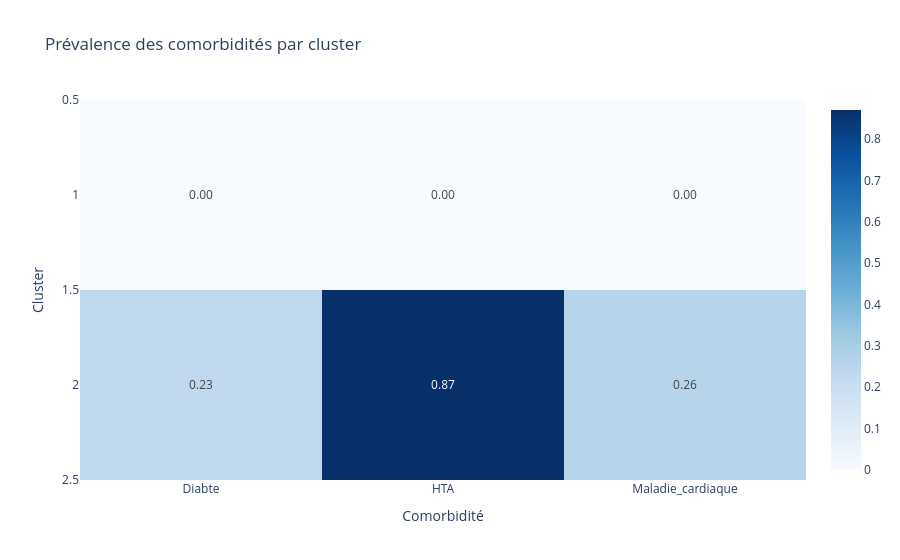

Notebook code cell kept with this figure:
### Code cell
# Description des clusters de comorbidités
comorb_counts = df_positif['Cluster_comorbidite'].value_counts().sort_index()
comorb_percent = comorb_counts / len(df_positif) * 100
print("Résumé clusters comorbidités :")
display(pd.DataFrame({'Effectif': comorb_counts, 'Pourcentage': comorb_percent}))

prevalence_comorb = df_positif.groupby('Cluster_comorbidite')[comorbidity_cols].mean().T
print("Prévalence des comorbidités par cluster :")
display(prevalence_comorb)

# Heatmap
fig = px.imshow(prevalence_comorb.T, text_auto='.2f', color_continuous_scale='Blues',
                title='Prévalence des comorbidités par cluster',
                labels=dict(x='Comorbidité', y='Cluster'))
fig.show()

### Figure 1 — Plotly figure (JSON) as saved in the notebook; plotly's stock layout.template omitted (floating-point values rounded to 4 significant figures)
{"data": [{"coloraxis": "coloraxis", "hovertemplate": "Comorbidité: %{x}<br>Cluster: %{y}<br>color: %{z}<extra></extra>", "name": "0", "texttemplate": "%{z:.2f}", "type": "heatmap", "x": ["Diabte", "HTA", "Maladie_cardiaque"], "xaxis": "x", "y": [1, 2], "yaxis": "y", "z": [[0.0, 0.0, 0.0], [0.2338, 0.8701, 0.2597]]}], "layout": {"coloraxis": {"colorscale": [[0, "rgb(247,251,255)"], [0.125, "rgb(222,235,247)"], [0.25, "rgb(198,219,239)"], [0.375, "rgb(158,202,225)"], [0.5, "rgb(107,174,214)"], [0.625, "rgb(66,146,198)"], [0.75, "rgb(33,113,181)"], [0.875, "rgb(8,81,156)"], [1, "rgb(8,48,107)"]]}, "title": {"text": "Prévalence des comorbidités par cluster"}, "xaxis": {"anchor": "y", "constrain": "domain", "domain": [0, 1], "scaleanchor": "y", "title": {"text": "Comorbidité"}}, "yaxis": {"anchor": "x", "autorange": "reversed", "constrain": "domain", "domain": [0, 1], "title": {"text": "Cluster"}}}}
